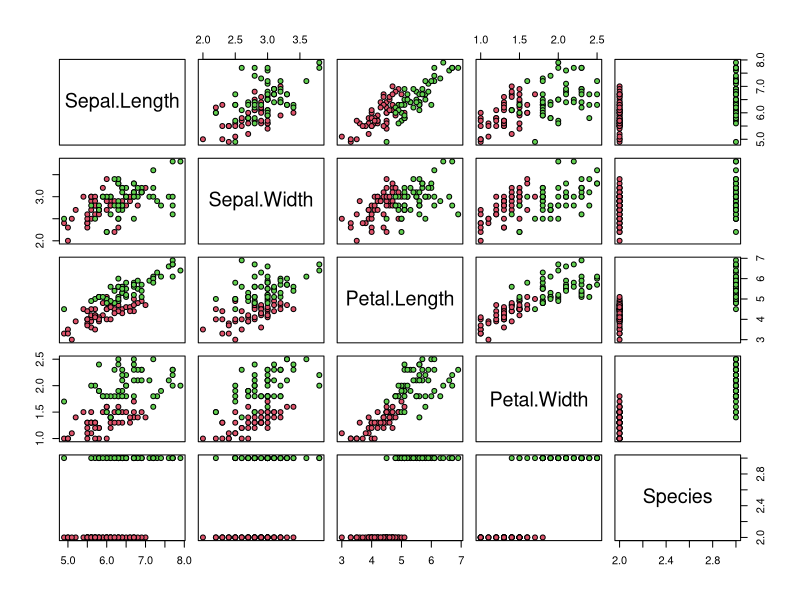
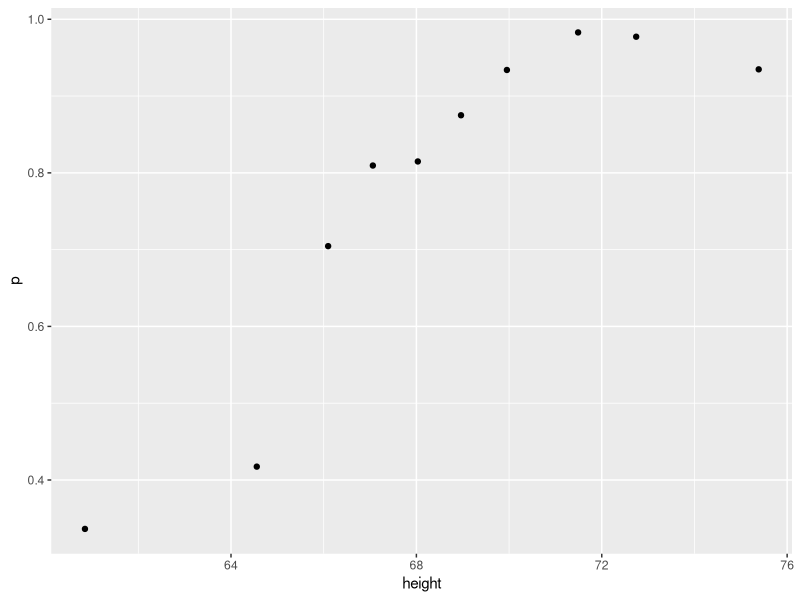
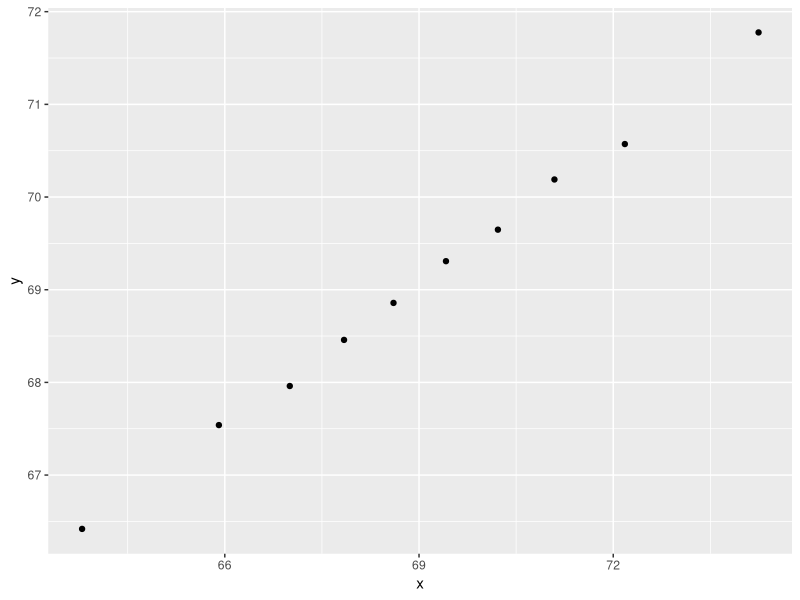

Write R code to recreate these figures, in order.
## Basics of Evaluating ML Algorithms
library(dslabs)
library(dplyr)
library(lubridate)
data(reported_heights)

# filter and add type column to dataset
dat <- mutate(reported_heights, date_time = ymd_hms(time_stamp)) %>%
  filter(date_time >= make_date(2016, 01, 25) & date_time < make_date(2016, 02, 1)) %>%
  mutate(type = ifelse(day(date_time) == 25 & hour(date_time) == 8 & between(minute(date_time), 15, 30), "inclass","online")) %>%
  select(sex, type)

# extract sex and class type
y <- factor(dat$sex, c("Female", "Male"))
x <- dat$type

# percentages of females in each type
sum(x == "inclass" & y == "Female")/sum(x == "inclass")
sum(x == "online" & y == "Female")/sum(x == "online")

# use type as predictor for sex assuming all of one class is one sex
library(caret)
y_hat <- ifelse(x == "inclass", "Female", "Male") %>%
  factor(levels = levels(y))

# checking results
table(y_hat, y)
sensitivity(y_hat, y)
specificity(y_hat, y)

# confusion matrix
confusionMatrix(data = y_hat, reference = y)

## Iris data set, removing setosa species
data(iris)
iris <- iris[-which(iris$Species=='setosa'),]
y <- iris$Species

# split data into train and test sets
set.seed(2, sample.kind="Rounding")
test_index <- createDataPartition(y, times = 1, p = 0.5, list = FALSE) 
test <- iris[test_index,]
train <- iris[-test_index,]

# train ML algorithms based on each available feature
# Sepal.Length
x <- train$Sepal.Length
r <- range(x)
cutoff <- seq(r[1], r[2], 0.1)
accuracy <- sapply(cutoff, function(c) {
  y_hat <- ifelse(x > c, "virginica", "versicolor")
  mean(train$Species == y_hat)
})
max(accuracy)

# Sepal.Width
x <- train$Sepal.Width
r <- range(x)
cutoff <- seq(r[1], r[2], 0.1)
accuracy <- sapply(cutoff, function(c) {
  y_hat <- ifelse(x > c, "virginica", "versicolor")
  mean(train$Species == y_hat)
})
max(accuracy)

# Petal.Length
x <- train$Petal.Length
r <- range(x)
cutoff <- seq(r[1], r[2], 0.1)
accuracy <- sapply(cutoff, function(c) {
  y_hat <- ifelse(x > c, "virginica", "versicolor")
  mean(train$Species == y_hat)
})
max(accuracy)

# Petal.Width
x <- train$Petal.Width
r <- range(x)
cutoff <- seq(r[1], r[2], 0.1)
accuracy <- sapply(cutoff, function(c) {
  y_hat <- ifelse(x > c, "virginica", "versicolor")
  mean(train$Species == y_hat)
})
max(accuracy)

# using best algorithm (Petal.Length), evaluate test set
x_best <- train$Petal.Length
r <- range(x_best)
cutoff <- seq(r[1], r[2], 0.1)
accuracy <- sapply(cutoff, function(c) {
  y_hat <- ifelse(x_best > c, "virginica", "versicolor")
  mean(train == y_hat)
})
cutoff <- cutoff[which.max(accuracy)]
predictions <- ifelse(test$Petal.Length > cutoff, "virginica", "versicolor")
mean(test$Species == predictions)

# what happens if we train on the test set instead?
# Sepal.Length
x <- test$Sepal.Length
r <- range(x)
cutoff <- seq(r[1], r[2], 0.1)
accuracy <- sapply(cutoff, function(c) {
  y_hat <- ifelse(x > c, "virginica", "versicolor")
  mean(train$Species == y_hat)
})
max(accuracy)

# Sepal.Width
x <- test$Sepal.Width
r <- range(x)
cutoff <- seq(r[1], r[2], 0.1)
accuracy <- sapply(cutoff, function(c) {
  y_hat <- ifelse(x > c, "virginica", "versicolor")
  mean(train$Species == y_hat)
})
max(accuracy)

# Petal.Length
x <- test$Petal.Length
r <- range(x)
cutoff <- seq(r[1], r[2], 0.1)
accuracy <- sapply(cutoff, function(c) {
  y_hat <- ifelse(x > c, "virginica", "versicolor")
  mean(train$Species == y_hat)
})
max(accuracy)

# Petal.Width
x <- test$Petal.Width
r <- range(x)
cutoff <- seq(r[1], r[2], 0.1)
accuracy <- sapply(cutoff, function(c) {
  y_hat <- ifelse(x > c, "virginica", "versicolor")
  mean(train$Species == y_hat)
})
max(accuracy)
# now Petal.Width shows best feature

# some exploratory data analysis
plot(iris,pch=21,bg=iris$Species)
# combination of petal length and width seems to be more applicable

# using cutoffs for petal length and width, use combination cutoff
# Petal.Length
x <- train$Petal.Length
r <- range(x)
cutoff <- seq(r[1], r[2], 0.1)
accuracy <- sapply(cutoff, function(c) {
  y_hat <- ifelse(x > c, "virginica", "versicolor")
  mean(train$Species == y_hat)
})
c1 <- cutoff[which.max(accuracy)]

# Petal.Width
x <- train$Petal.Width
r <- range(x)
cutoff <- seq(r[1], r[2], 0.1)
accuracy <- sapply(cutoff, function(c) {
  y_hat <- ifelse(x > c, "virginica", "versicolor")
  mean(train$Species == y_hat)
})
c2 <- cutoff[which.max(accuracy)]

# now test
x <- cbind(test$Petal.Length, test$Petal.Width)
y_hat <- ifelse(x[,1] > c1 | x[,2] > c2, "virginica", "versicolor")
mean(y_hat == test$Species)

## Conditional Probabilities
# Bayes Theorem practice
# probability of having a disease given a positive test result
pposdis <- 0.85
pnegnodis <- 0.9
pposnodis <- 1 - pnegnodis
pdis <- 0.02
ppos <- pposdis*pdis + pposnodis*(1-pdis)
pdispos <- pposdis*pdis/ppos
pdispos

# confirm via simulation 
N <- 1000000
set.seed(1)
disease <- sample(c(0,1), size=N, replace=TRUE, prob=c(1-pdis, pdis))
test <- rep(NA, N)
test[disease==0] <- sample(c(0,1), size=sum(disease==0), replace=TRUE, prob=c(pnegnodis, 1-pnegnodis))
test[disease==1] <- sample(c(0,1), size=sum(disease==1), replace=TRUE, prob=c(1-pposdis, pposdis))

# probability of a positive test
mean(test==1)

# probability of having disease given negative test
sum(disease == 1 & test == 0)/sum(test == 0)

# probability of having disease if test is positive
sum(disease == 1 & test == 1)/sum(test == 1)

# prevalence of disease in people who test positive to overall
pdisgivenpositive <- sum(disease == 1 & test == 1)/sum(test == 1)
ppos <- mean(disease == 1)
pdisgivenpositive/ppos

# heights dataset
library(dslabs)
data("heights")

# conditional probabilities for sex given height
heights %>%
  mutate(height = round(height)) %>%
  group_by(height) %>%
  summarize(p = mean(sex == "Male"))

# use quantiles and cut to prevent high variability when low numbers of samples present
ps <- seq(0, 1, 0.1)
heights %>%
  mutate(g = cut(height, quantile(height, ps), include.lowest = TRUE)) %>%
  group_by(g) %>%
  summarize(p = mean(sex == "Male"), height = mean(height)) %>%
  qplot(height, p, data=.)

# generate data from bivariate normal distribution
# Sigma is covariance matrix, c(69,69) gives means
library(MASS)
Sigma <- 9*matrix(c(1,0.5,0.5,1),2,2)
dat <- MASS::mvrnorm(n = 10000, c(69,69), Sigma) %>%
  data.frame() %>% setNames(c("x", "y"))

# estimate conditional probabilities and make plot
ps <- seq(0,1,0.1)
dat %>%
  mutate(g = cut(x, quantile(x, ps), include.lowest = TRUE)) %>%
  group_by(g) %>%
  summarize(y = mean(y), x = mean(x)) %>%
  qplot(x, y, data = .)
